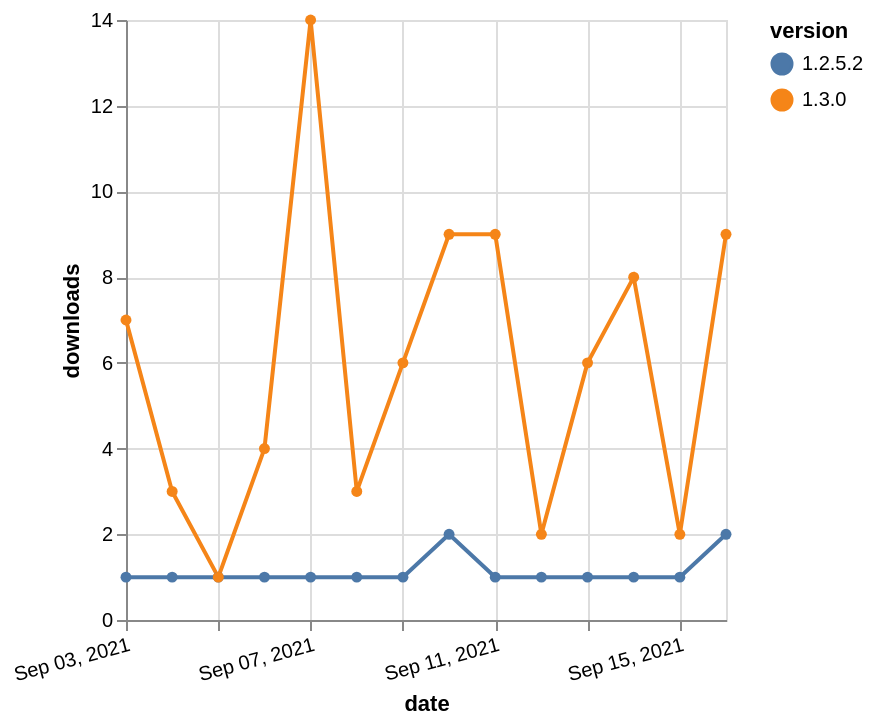

Vega-Lite specification for this chart:
### Vega-Lite specification from a JSON file in a GitHub repository (floating-point values rounded to 4 significant figures)
{"$schema": "https://vega.github.io/schema/vega-lite/v5.json", "description": "A simple bar chart with embedded data.", "data": {"values": [{"date": "2021-09-03", "total": 767, "delta": 1, "version": "1.2.5.2"}, {"date": "2021-09-04", "total": 768, "delta": 1, "version": "1.2.5.2"}, {"date": "2021-09-05", "total": 769, "delta": 1, "version": "1.2.5.2"}, {"date": "2021-09-06", "total": 770, "delta": 1, "version": "1.2.5.2"}, {"date": "2021-09-07", "total": 771, "delta": 1, "version": "1.2.5.2"}, {"date": "2021-09-08", "total": 772, "delta": 1, "version": "1.2.5.2"}, {"date": "2021-09-09", "total": 773, "delta": 1, "version": "1.2.5.2"}, {"date": "2021-09-10", "total": 775, "delta": 2, "version": "1.2.5.2"}, {"date": "2021-09-11", "total": 776, "delta": 1, "version": "1.2.5.2"}, {"date": "2021-09-12", "total": 777, "delta": 1, "version": "1.2.5.2"}, {"date": "2021-09-13", "total": 778, "delta": 1, "version": "1.2.5.2"}, {"date": "2021-09-14", "total": 779, "delta": 1, "version": "1.2.5.2"}, {"date": "2021-09-15", "total": 780, "delta": 1, "version": "1.2.5.2"}, {"date": "2021-09-16", "total": 782, "delta": 2, "version": "1.2.5.2"}, {"date": "2021-09-03", "total": 1205, "delta": 7, "version": "1.3.0"}, {"date": "2021-09-04", "total": 1208, "delta": 3, "version": "1.3.0"}, {"date": "2021-09-05", "total": 1209, "delta": 1, "version": "1.3.0"}, {"date": "2021-09-06", "total": 1213, "delta": 4, "version": "1.3.0"}, {"date": "2021-09-07", "total": 1227, "delta": 14, "version": "1.3.0"}, {"date": "2021-09-08", "total": 1230, "delta": 3, "version": "1.3.0"}, {"date": "2021-09-09", "total": 1236, "delta": 6, "version": "1.3.0"}, {"date": "2021-09-10", "total": 1245, "delta": 9, "version": "1.3.0"}, {"date": "2021-09-11", "total": 1254, "delta": 9, "version": "1.3.0"}, {"date": "2021-09-12", "total": 1256, "delta": 2, "version": "1.3.0"}, {"date": "2021-09-13", "total": 1262, "delta": 6, "version": "1.3.0"}, {"date": "2021-09-14", "total": 1270, "delta": 8, "version": "1.3.0"}, {"date": "2021-09-15", "total": 1272, "delta": 2, "version": "1.3.0"}, {"date": "2021-09-16", "total": 1281, "delta": 9, "version": "1.3.0"}]}, "width": "container", "mark": {"type": "line", "point": {"filled": true}}, "encoding": {"x": {"field": "date", "type": "temporal", "timeUnit": "yearmonthdate", "title": "date", "axis": {"labelAngle": -15}}, "y": {"field": "delta", "type": "quantitative", "title": "downloads"}, "color": {"field": "version", "type": "nominal"}, "tooltip": {"field": "delta"}}}
